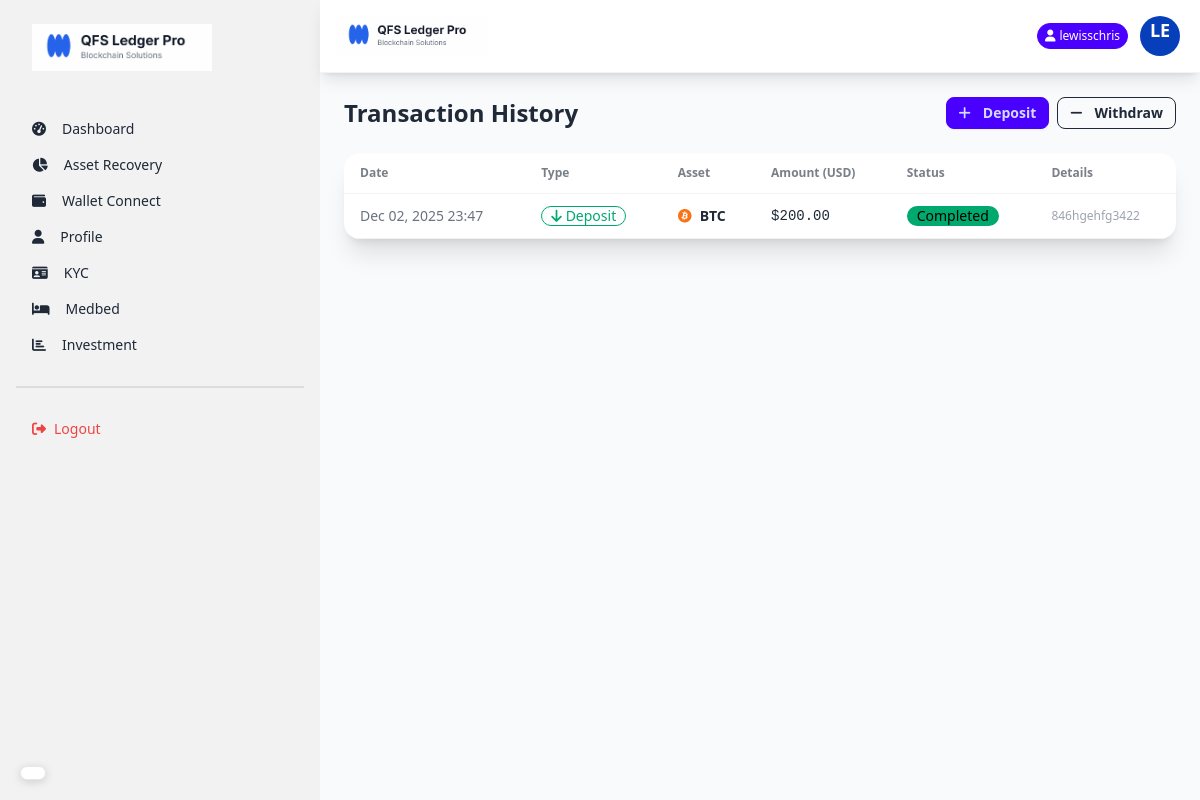
Page /transactions/ (signed in) on the earlier database version.
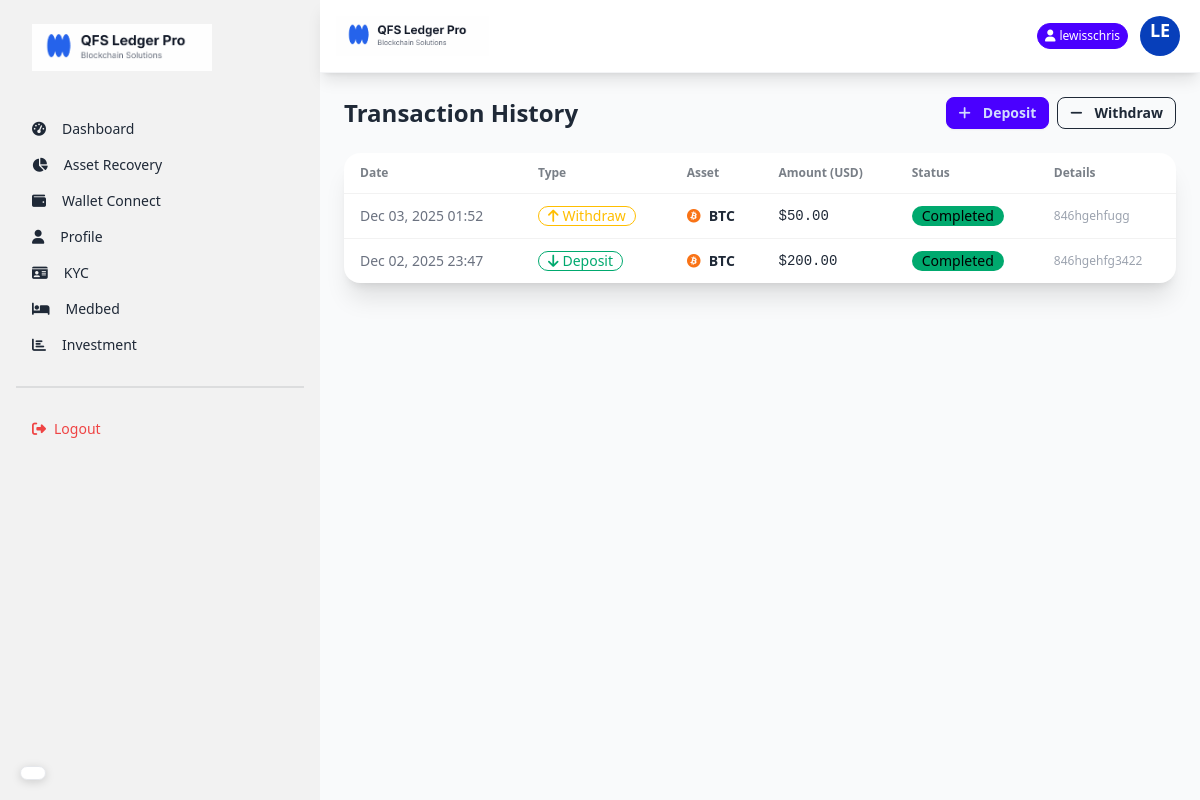
Same page on the later database version.
### core/models.py (models this page shows, shortened)
class Deposit(models.Model):
    user = models.ForeignKey(User, on_delete=models.CASCADE)
    cryptocurrency = models.ForeignKey(Crytocurrency, on_delete=models.CASCADE)
    amount_in_usd = models.DecimalField(max_digits=20, decimal_places=2)  # Only USD amount
    admin_wallet = models.ForeignKey(AdminWallet, on_delete=models.CASCADE, null=True, blank=True)  # Wallet user deposited to
    tx_hash = models.CharField(max_length=255, blank=True, null=True)  # Transaction hash from blockchain
    status = models.CharField(max_length=20, default='pending', choices=DEPOSIT_STATUS_CHOICES)
    created_at = models.DateTimeField(auto_now_add=True)
    updated_at = models.DateTimeField(auto_now=True)

class Crytocurrency(models.Model):
    name = models.CharField(max_length=50)
    symbol = models.CharField(max_length=10)
    logo = models.ImageField(upload_to='crypto_logos/', blank=True, null=True)
    coin_price = models.DecimalField(max_digits=20, decimal_places=2)
    market_percentage = models.DecimalField(max_digits=5, decimal_places=2)
    created_at = models.DateTimeField(auto_now_add=True)
    def get_icon_class(self):
        icon_map = {
            'BTC': 'fab fa-bitcoin text-orange-500',
            'ETH': 'fab fa-ethereum text-purple-500',
            'BNB': 'fab fa-bnb text-yellow-500',
            'XRP': 'fas fa-x text-black',
            'ADA': 'fab fa-ada text-blue-500',
            'DOGE': 'fab fa-dogecoin text-yellow-400',
        }
        return icon_map.get(self.symbol, 'fas fa-coins text-gray-500')

class Withdrawal(models.Model):
    user = models.ForeignKey(User, on_delete=models.CASCADE)
    cryptocurrency = models.ForeignKey(Crytocurrency, on_delete=models.CASCADE)
    amount_in_usd = models.DecimalField(max_digits=20, decimal_places=2)  # Only USD amount
    user_wallet_address = models.CharField(max_length=255)  # User's external wallet address
    tx_hash = models.CharField(max_length=255, blank=True, null=True)  # Transaction hash from blockchain
    status = models.CharField(max_length=20, default='pending', choices=WITHDRAWAL_STATUS_CHOICES)
    created_at = models.DateTimeField(auto_now_add=True)
    updated_at = models.DateTimeField(auto_now=True)

### core/views.py (the view)
# urls.py: path('transactions/', views.transactions_view, name='transactions'),
@login_required
def transactions_view(request):
    deposits = Deposit.objects.filter(user=request.user).order_by('-created_at')
    withdrawals = Withdrawal.objects.filter(user=request.user).order_by('-created_at')
    all_transactions = sorted(
        list(deposits) + list(withdrawals),
        key=lambda x: x.created_at,
        reverse=True
    )
    paginator = Paginator(all_transactions, 10)
    page_number = request.GET.get('page')
    page_obj = paginator.get_page(page_number)
    return render(request, 'transactions.html', {'page_obj': page_obj})

### core/templates/transactions.html (shortened to what this page needs)
{% extends 'layout.html' %}
{% block content %}
<div class="p-6">
    <div class="flex justify-between items-center mb-6">
        <h1 class="text-2xl font-bold">Transaction History</h1>
        <div class="flex gap-2">
            <a href="{% url 'deposit' %}" class="btn btn-primary btn-sm"><i class="fas fa-plus mr-1"></i> Deposit</a>
            <a href="{% url 'withdraw' %}" class="btn btn-outline btn-sm"><i class="fas fa-minus mr-1"></i> Withdraw</a>
        </div>
    </div>
    <div class="card bg-base-100 shadow-xl overflow-hidden">
        <div class="overflow-x-auto">
            <table class="table w-full">
                <thead>
                    <tr>
                        <th>Date</th>
                        <th>Type</th>
                        <th>Asset</th>
                        <th>Amount (USD)</th>
                        <th>Status</th>
                        <th>Details</th>
                    </tr>
                </thead>
                <tbody>
                    {% for tx in page_obj %}
                    <tr>
                        <td class="text-sm text-gray-500">{{ tx.created_at|date:"M d, Y H:i" }}</td>
                        <td>
                            {% if tx.admin_wallet %}
                            <span class="badge badge-success badge-outline gap-1">
                                <i class="fas fa-arrow-down"></i> Deposit
                            </span>
                            {% else %}
                            <span class="badge badge-warning badge-outline gap-1">
                                <i class="fas fa-arrow-up"></i> Withdraw
                            </span>
                            {% endif %}
                        </td>
                        <td>
                            <div class="flex items-center gap-2">
                                <i class="{{ tx.cryptocurrency.get_icon_class }}"></i>
                                <span class="font-bold">{{ tx.cryptocurrency.symbol }}</span>
                            </div>
                        </td>
                        <td class="font-mono">${{ tx.amount_in_usd }}</td>
                        <td>
                            {% if tx.status == 'completed' %}
                            <span class="badge badge-success">Completed</span>
                            {% elif tx.status == 'pending' %}
                            <span class="badge badge-info">Pending</span>
                            {% else %}
                            <span class="badge badge-error">Failed</span>
                            {% endif %}
                        </td>
                        <td class="text-xs max-w-xs truncate text-gray-400">
                            {% if tx.tx_hash %}
                            {{ tx.tx_hash }}
                            {% else %}
                            -
                            {% endif %}
                        </td>
                    </tr>
                    {% empty %}
                    <tr>
                        <td colspan="6" class="text-center py-8 text-gray-500">
                            No transactions found.
                        </td>
                    </tr>
                    {% endfor %}
                </tbody>
            </table>
        </div>
    </div>
</div>
{% endblock %}

Differences in the rows shown:
added Withdrawal: created_at "Dec 03, 2025 01:52", shows "Withdraw", cryptocurrency.symbol "BTC", amount_in_usd "50.00", status "Completed", tx_hash "846hgehfugg"
